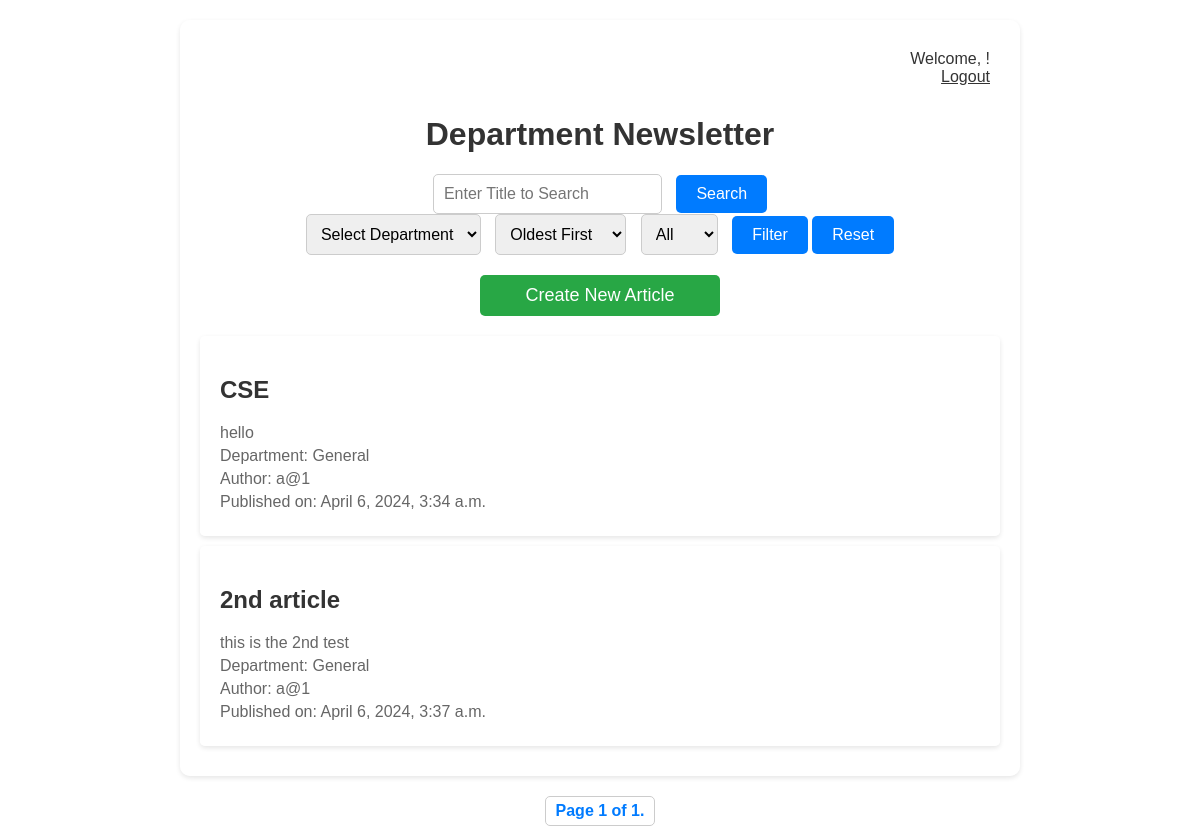
/, run on an earlier commit of the app's database.
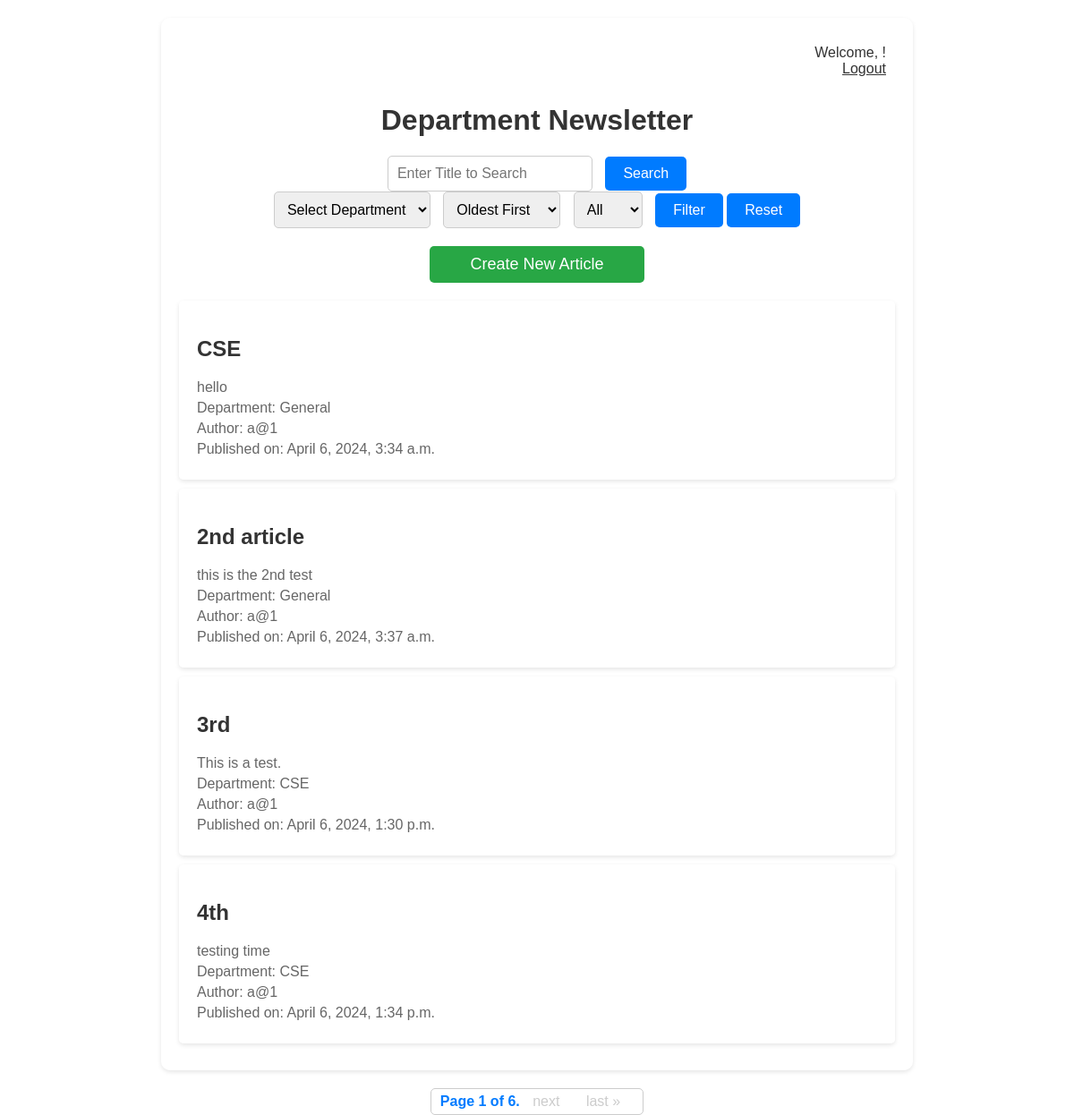
And on a later commit of the database.
### newsletter/models.py (models this page shows, shortened)
class Article(models.Model):
    title = models.CharField(max_length=200)
    content = models.TextField()
    author = models.ForeignKey(User, on_delete=models.CASCADE)
    created_at = models.DateTimeField(auto_now_add=True)
    department = models.ForeignKey(Department, on_delete=models.CASCADE, default=default_department)

class Department(models.Model):
    name = models.CharField(max_length=100)

### newsletter/views.py (the view)
# urls.py: path('', views.index, name='index'),
def index(request):
    selected_department = request.GET.get('department')
    search_query = request.GET.get('search')
    sort_order = request.GET.get('sort')  # Get the selected sort order
    filter_by = request.GET.get('filter_by')  # Get the selected filter option
    user = request.user  # Get the current user
    articles_list = Article.objects.all()
    departments = Department.objects.all()  # Retrieve all departments
    if selected_department:
        articles_list = articles_list.filter(department_id=selected_department)
    if search_query:
        articles_list = articles_list.filter(title__icontains=search_query)
    if sort_order == 'oldest':  # If oldest sort order is selected
        articles_list = articles_list.order_by('created_at')
    elif sort_order == 'newest':  # If newest sort order is selected
        articles_list = articles_list.order_by('-created_at')
    if filter_by == 'mine':
        articles_list = articles_list.filter(author=user)  # Filter articles uploaded by the current user
    paginator = Paginator(articles_list, 4)  # Show 4 articles per page
    page = request.GET.get('page')
    try:
        articles = paginator.page(page)
    except PageNotAnInteger:
        articles = paginator.page(1)
    except EmptyPage:
        articles = paginator.page(paginator.num_pages)
    return render(request, 'index.html', {'articles': articles, 'selected_department': selected_department, 'search_query': search_query, 'departments': departments, 'filter_by': filter_by})

### templates/index.html (shortened to what this page needs)
<!DOCTYPE html>
<html lang="en">
<head>
</head>
<body>
    <div class="container">
        <div class="header">
            <p>Welcome, {{ user.username }}!</p>
            <p class="logout-link" onclick="window.location.href='{% url 'login' %}'">Logout</p>
        </div>
        <h1 class="title">Department Newsletter</h1>
        <div class="form-container">
            <form method="GET" action="{% url 'index' %}">
                <input type="text" name="search" placeholder="Enter Title to Search" value="{% if search_query %}{{ search_query }}{% endif %}">
                <button type="submit">Search</button>
            </form>
            <form method="GET" action="{% url 'index' %}">
                 <select name="department">
                    <option value="" {% if not selected_department %}selected{% endif %}>Select Department</option>
                </select>
                <select name="sort">
                    <option value="oldest" {% if sort_order == 'oldest' %}selected{% endif %}>Oldest First</option>
                </select>
                <select name="filter_by">
                    <option value="">All</option>
                </select>
                <button type="submit">Filter</button>
                <button type="button" onclick="window.location.href='{% url 'index' %}'">Reset</button>
            </form>
        </div>
        <a href="{% url 'create_article' %}" class="create-link">Create New Article</a>
        <ul class="articles">
            {% for article in articles %}
                <li class="article">
                    <h2>{{ article.title }}</h2>
                    <p>{{ article.content }}</p>
                    <p>Department: {{ article.department.name }}</p>
                    <p>Author: {{ article.author.username }}</p>
                    <p>Published on: {{ article.created_at }}</p>
                </li>
            {% endfor %}
        </ul>
    </div>
    <div class="pagination">
        <span class="step-links">
            <span class="current">
                Page {{ articles.number }} of {{ articles.paginator.num_pages }}.
            </span>
            {% if articles.has_next %}
                <a href="?page={{ articles.next_page_number }}">next</a>
                <a href="?page={{ articles.paginator.num_pages }}">last &raquo;</a>
            {% endif %}
        </span>
    </div>
</body>
</html>

What changed in the data, as far as the page shows it:
added Article: title "3rd", content "This is a test.", department.name "CSE", author.username "a@1", created_at "April 6, 2024, 1:30 p.m."
added Article: title "4th", content "testing time", department.name "CSE", author.username "a@1", created_at "April 6, 2024, 1:34 p.m."
Also different on the page:
{{ articles.paginator.num_pages }}: "1" → "6"
text now shown: "next last »"
